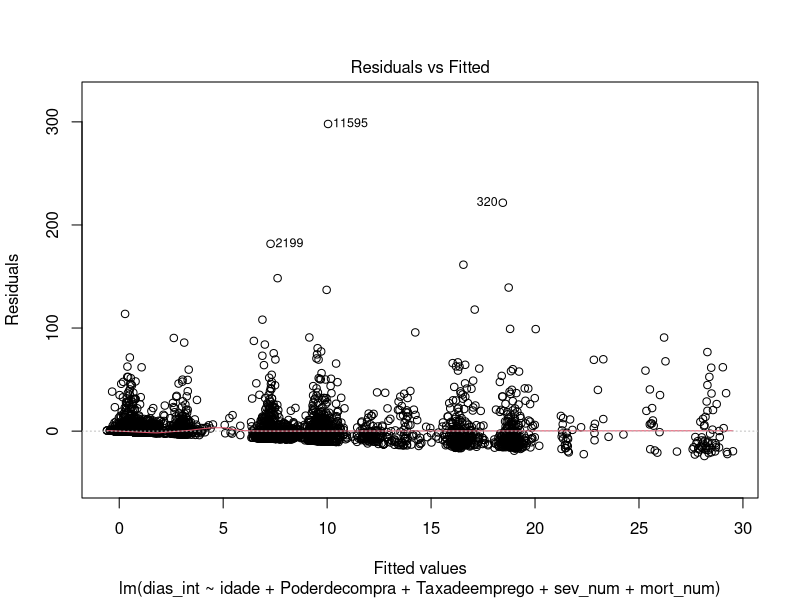
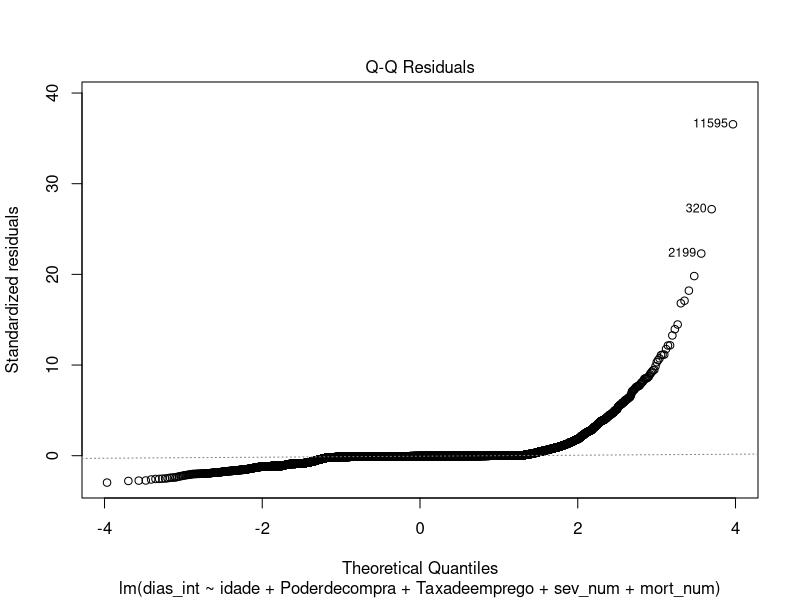
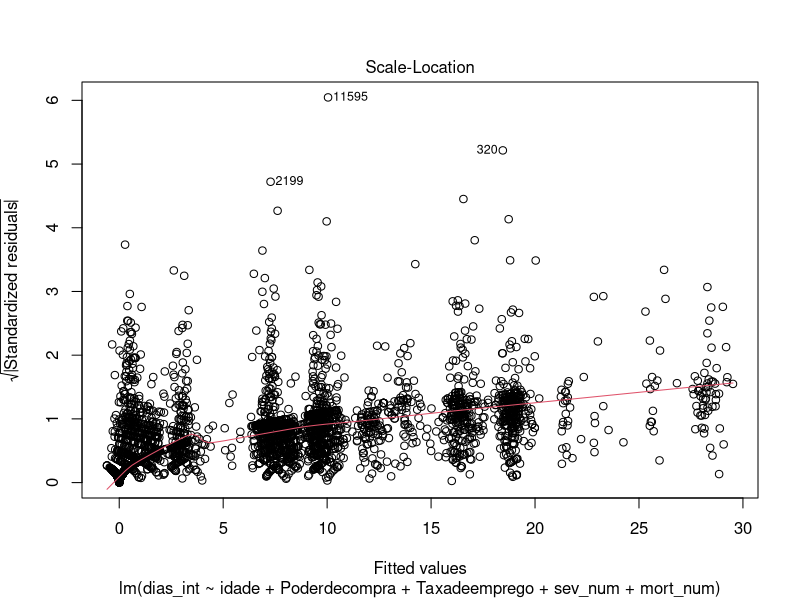
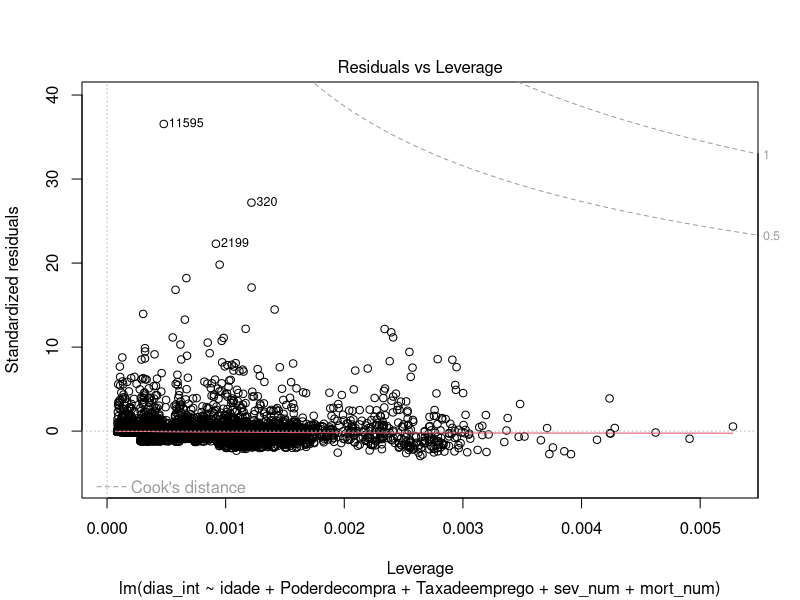

Write the R code that produced these figures, in order.
### Libraries
library(tidyverse)
library(foreign)
library(Hmisc)
library(nortest)
library(car)
library(lmtest)

### Files
BD <- read.spss("BD_TPC1.sav", to.data.frame = TRUE)

### Exercise 1
# Correlate the different variables and interpret its correlation matrix

#Changing factors from string to numeric
BD$sev_num <- as.numeric(BD$severidade_APR31)
BD$mort_num <- as.numeric(BD$mortalidade_APR31)

df <- BD %>% 
  select(-c(severidade_APR31, mortalidade_APR31))

# Creating correlation matrix
# testing normality before matrix is key
do.call(rbind, lapply(df, function(x) ks.test(x, pnorm)[c("statistic", "p.value")]))
# Doing a simple ks.test returns different statistics value for the ks test
# this is due to a correction that spss does, "Lilliefors Corrected"
# To get the same results:
# Package nortest
do.call(rbind, lapply(df, function(x) lillie.test(x)[c("statistic", "p.value")]))


# Returns the same table as the SPSS one, but separated into 3
rcorr(as.matrix(df)) #defaults to pearson correlation
rcorr(as.matrix(df), type="spearman") #in case we have a non normal distribution, such as our df here

#We then need to interpret not only the p-values but also the correlation to understand how the different variable vary and correlate between themselves


### Exercise 2
# Develop a multiple linear regression
# 1st we need to test assumptions

# 1 - Our dependent variable must be quantitative continuous
# Our dependent variable is hospitalization days, so check

# 2- There must be a linear relationship between the dependent variable and the independents
# We tested this in the previous exercise, where we saw the presence of linear relationship between the dependent and independent variables

# 3- No multicollinearity
# To assess for multicollinearity we first need to define the model we intend to use
model <- lm(dias_int ~ idade + Poderdecompra + Taxadeemprego + sev_num + mort_num, data=df)
vif(model)
# all the variable present VIF <3, which means there is no multicollinearity

# 4- Errors must be independent, normally distributed and Homoscedasticity (constant variance)
residuals <- model$residuals
# .1 testing for normality
ks.test(residuals, pnorm) #p-value <2.2e-16 
lillie.test(residuals) #p-value <2.2e-16 
# errors are not normally distributed

# .2 testing constant variance
# this is possible by assessing the "Residuals vs. Fitted" plot, complemented by the "Scale-Location" plot.
plot(model) #And check 1st and 3rd graph
# Analyzing the plots, we see a lack of homscedasticity (scale location plot does not show a horizontal line with equally distant points)
# But in the residuals vs fitted plot we see an horizontal line, which could be indicative of homoscedasticity, except we can see some larger residuals, evidence of heteroscedasticity

# .3 testing for independence
# We test independence of errors by applying the durbin watson test
# We compare the test statistic with the value 2
# When statistic  <2 --> positive autocorrelation
# When >2 --> negative autocorrelation
# When = 2 --> zero autocorrelation
durbinWatsonTest(model)
#Statistic= 1.964226 and p-value=0.05
# 1.96 ~= 2, zero autocorrelation (in practice we find 1.5 and 2.5 to be the tresholds for autocorrelation)

#Model:
#Now we need to analyze and interpret our model
summary(model)
#returns p-values and coefficients, as well as r-squared.
# We have that:
# dias_int= -5.89 -0.022idade + 0.007Poderdecompra - 0.05Taxadeemprego + 6.66severidade + 2.67mortalidade
# our R-quared values are low
